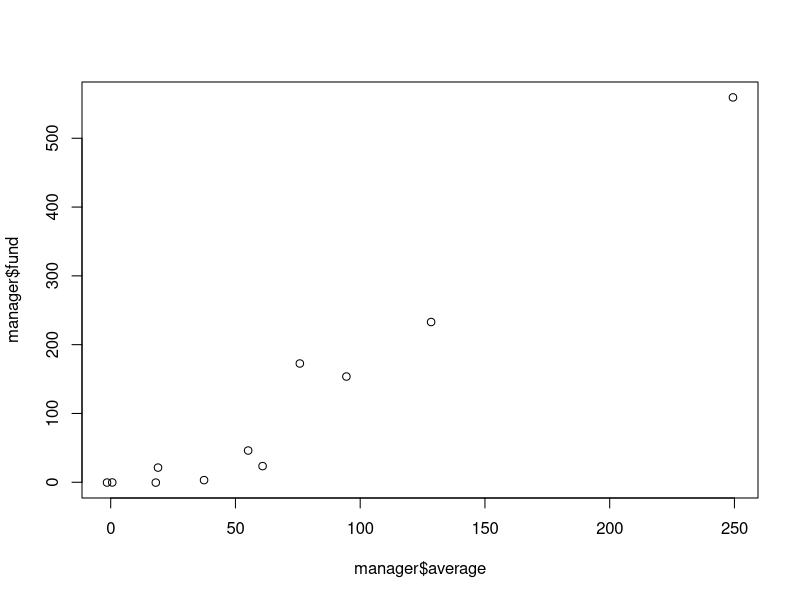
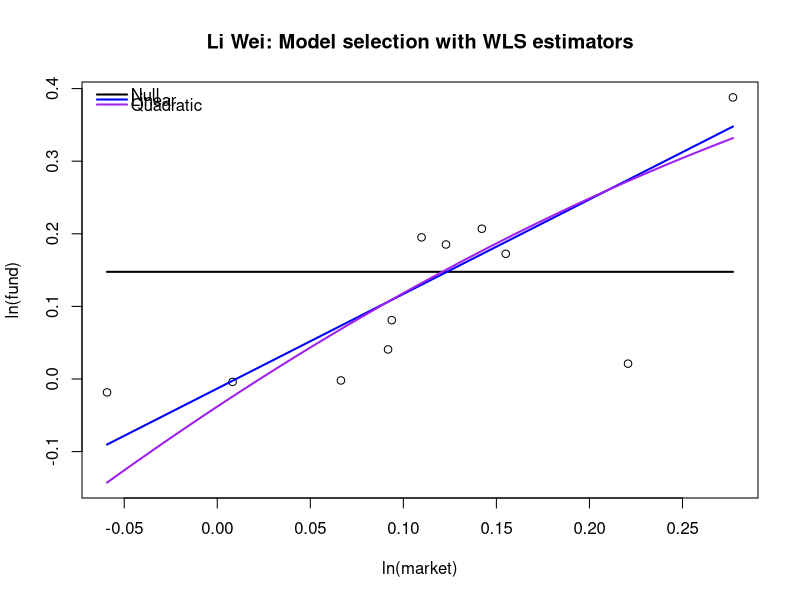
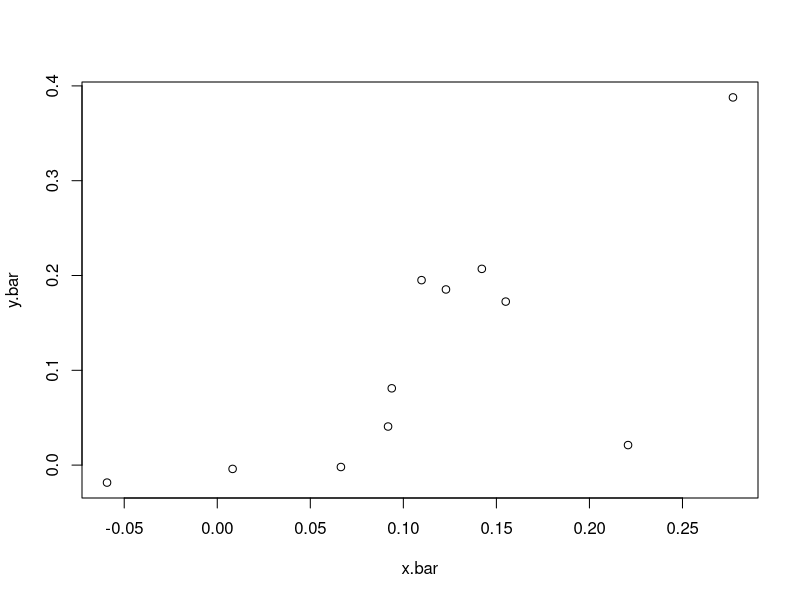
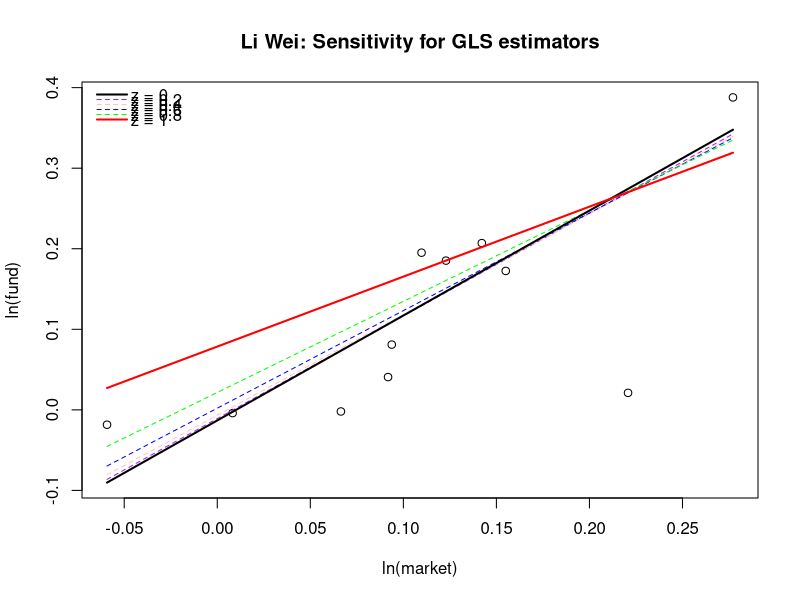
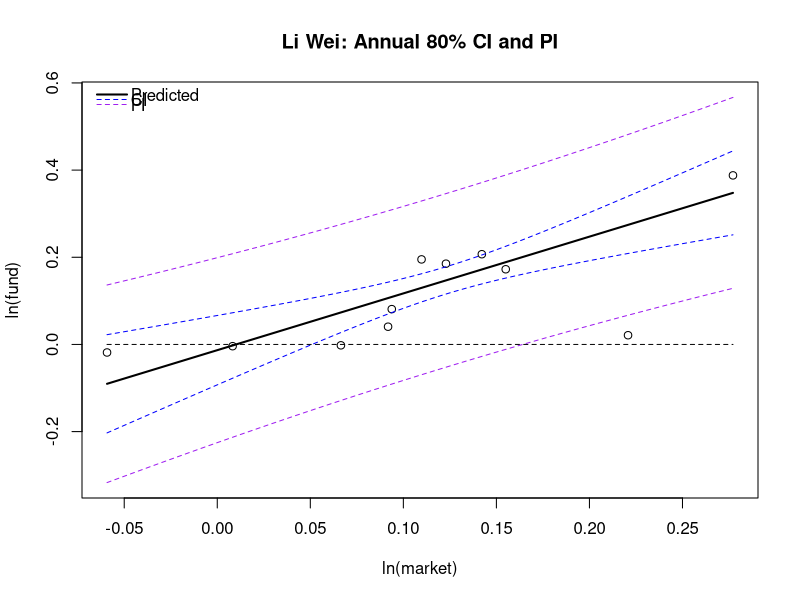
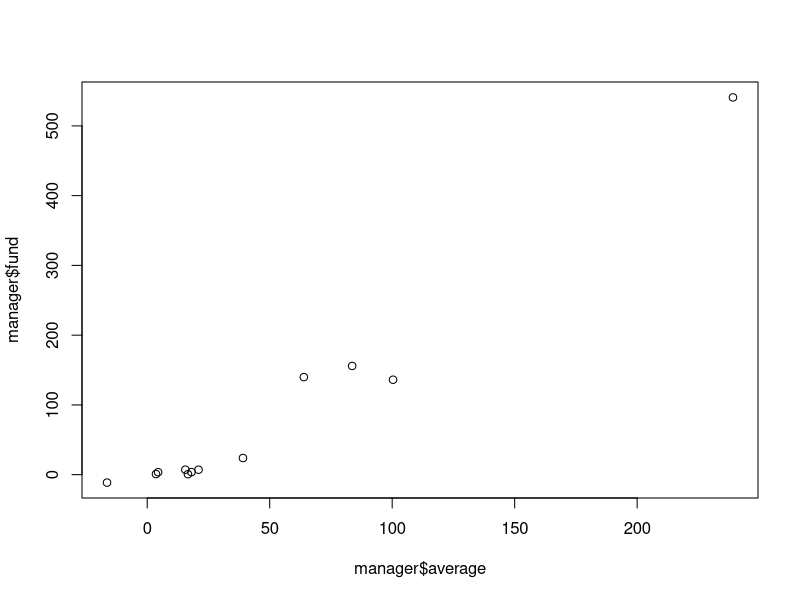
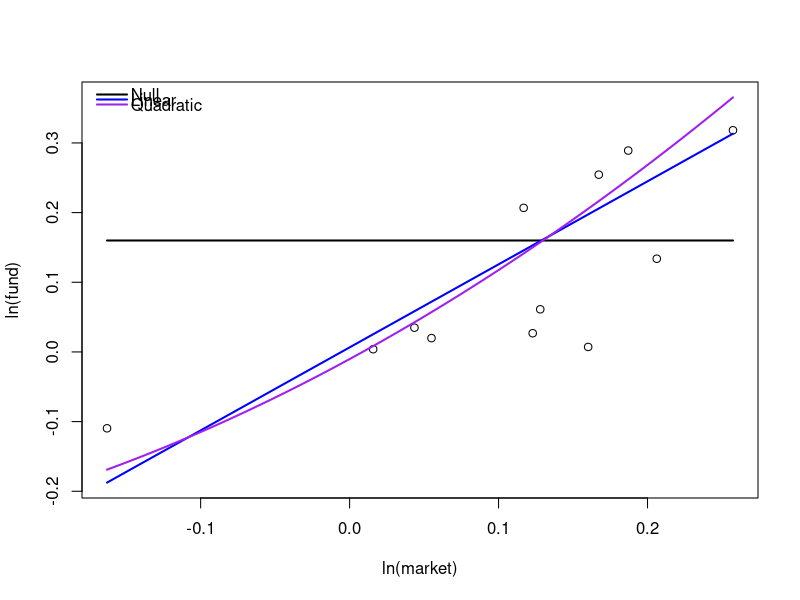
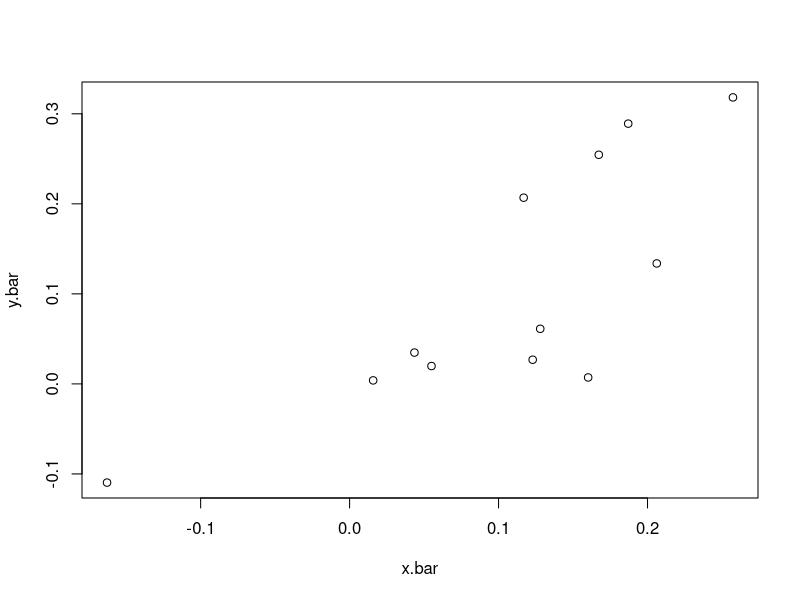

Write R code to recreate these figures, in order.
Plot.Manager = function(manager) {
    plot(manager$fund ~ manager$average);
};



# Order = 0: Null model.
# Order = 1: Linear model.
# Order = 2: Quadratic model with centralized quadratic term.
WLS.Manager = function(manager, order = 2) {
    fund = manager$fund;
    average = manager$average;
    duration = manager$end - manager$start;
    y.bar = log(fund / 100 + 1) / duration;
    x.bar = log(average / 100 + 1) / duration;
    if (order == 0) {
        model = lm(y.bar ~ 1, weights = duration);
    } else if (order == 1) {
        model = lm(y.bar ~ x.bar, weights = duration);
    } else if (order == 2) {
        model = lm(y.bar ~ x.bar +
            I((x.bar - mean(x.bar))^2), weights = duration);
    }
    return(model);
};



WLS.Select = function(manager) {
    duration = manager$end - manager$start;
    fund = manager$fund;
    average = manager$average;
    y.bar = log(fund / 100 + 1) / duration;
    x.bar = log(average / 100 + 1) / duration;
    null.model = WLS.Manager(manager, order = 0);
    linear.model = WLS.Manager(manager, order = 1);
    quadratic.model = WLS.Manager(manager, order = 2);
    x.display = seq(from = min(x.bar), to = max(x.bar),
        by = (max(x.bar) - min(x.bar)) / 1000);
    y.display.null = rep(coef(null.model)[1], length(x.display));
    y.display.linear = predict(linear.model, newdata = list(x.bar = x.display),
        weights = rep(1, length(x.display)));
    y.display.quadratic = predict(quadratic.model, newdata = list(x.bar = x.display),
        weights = rep(1, length(x.display)));
    y.display.max = max(y.bar, y.display.linear, y.display.quadratic);
    y.display.min = min(y.bar, y.display.linear, y.display.quadratic);
    plot(y.bar ~ x.bar, ylab = "ln(fund)", xlab = "ln(market)",
        ylim = c(y.display.min, y.display.max),
        main = sprintf("%s: Model selection with WLS estimators", manager$name));
    lines(y.display.null ~ x.display, col = "black", lwd = 2);
    lines(y.display.linear ~ x.display, col = "blue", lwd = 2);
    lines(y.display.quadratic ~ x.display, col = "purple", lwd = 2);
    legend(x = "topleft", legend = c("Null", "Linear", "Quadratic"),
        col = c("black", "blue", "purple"), lty = rep("solid", 3), lwd = 2,
        x.intersp = 0.25, y.intersp = 0.25, bty = "n");
    print(sprintf("Null model: BIC = %f.", BIC(null.model)));
    print(sprintf("Linear model: BIC = %f.", BIC(linear.model)));
    print(sprintf("Quadratic model: BIC = %f.", BIC(quadratic.model)));
    if (BIC(null.model) <= min(BIC(linear.model), BIC(null.model))) {
        print("Preferred model: null.");
    } else if (BIC(linear.model) <= BIC(quadratic.model)) {
        print("Preferred model: linear.");
    } else {
        print("Preferred model: quadratic.");
    }
    return(list(
        null.model = null.model,
        linear.model = linear.model,
        quadratic.model = quadratic.model
    ));
};



# Does NOT cover the null model, since the null model's predictions are
# independent of the covariates.
WLS.Predict = function(manager, order = 2, level = 0.8) {
    duration = manager$end - manager$start;
    fund = manager$fund;
    average = manager$average;
    y.bar = log(fund / 100 + 1) / duration;
    x.bar = log(average / 100 + 1) / duration;
    model = WLS.Manager(manager, order = order);
    x.display = seq(from = min(x.bar), to = max(x.bar),
        by = (max(x.bar) - min(x.bar)) / 1000);
    y.display.CI = predict(model, newdata = list(x.bar = x.display),
        weights = rep(1, length(x.display)), level = level, interval = "confidence");
    y.display = y.display.CI[,1];
    y.display.CI.upper = y.display.CI[,3];
    y.display.CI.lower = y.display.CI[,2];
    y.display.PI = predict(model, newdata = list(x.bar = x.display),
        weights = rep(1, length(x.display)), level = level,interval = "prediction");
    y.display.PI.upper = y.display.PI[,3];
    y.display.PI.lower = y.display.PI[,2];
    y.display.max = max(y.bar, y.display.PI.upper);
    y.display.min = min(y.bar, y.display.PI.lower);
    plot(y.bar ~ x.bar, ylab = "ln(fund)", xlab = "ln(market)",
         ylim = c(y.display.min, y.display.max),
         main = sprintf("%s: Annual %d%% CI and PI", manager$name, as.integer(level * 100)));
    lines(rep(0, length(x.display)) ~ x.display, col = "black", lty = "dashed");
    lines(y.display ~ x.display, col = "black", lwd = 2);
    lines(y.display.CI.lower ~ x.display, col = "blue", lty = "dashed");
    lines(y.display.CI.upper ~ x.display, col = "blue", lty = "dashed");
    lines(y.display.PI.lower ~ x.display, col = "purple", lty = "dashed");
    lines(y.display.PI.upper ~ x.display, col = "purple", lty = "dashed");
    legend(x = "topleft", legend = c("Predicted", "CI", "PI"), col = c("black", "blue", "purple"),
        lty = c("solid", "dashed", "dashed"), lwd = c(2, 1, 1), x.intersp = 0.25, y.intersp = 0.25,
        bty = "n");
};



GLS.Manager = function(manager, order = 2, cov.factor = 1, plot.fit = T) {
    fund = manager$fund;
    average = manager$average;
    start = manager$start;
    end = manager$end;
    duration = end - start;
    n.data = length(fund);
    y.bar = log(fund / 100 + 1) / duration;
    x.bar = log(average / 100 + 1) / duration;
    V = matrix(data = NA, nrow = n.data, ncol = n.data);
    for (i in 1:nrow(V)) {
        for (j in 1:ncol(V)) {
            if (i == j) {
                V[i, j] = 1 / duration[i];
            } else {
                V[i, j] = max(0, min(end[i], end[j]) - max(start[i], start[j])) /
                    (duration[i] * duration[j]) * cov.factor;
            }
        }
    };
    if (order == 0) {
        X = rep(1, n.data);
    } else if (order == 1) {
        X = cbind(rep(1, n.data), x.bar);
    } else if (order == 2) {
        X = cbind(rep(1, n.data), x.bar, (x.bar - mean(x.bar))^2);
    }
    beta.GLS = solve(t(X) %*% solve(V) %*% X) %*% t(X) %*% solve(V) %*% y.bar;
    if (plot.fit) {
        plot(y.bar ~ x.bar);
        x.display = seq(from = min(x.bar), to = max(x.bar),
            by = (max(x.bar) - min(x.bar)) / 1000);
        if (order == 0) {
            y.display = beta.GLS[1] + 0 * x.display;
        } else if (order == 1) {
            y.display = beta.GLS[1] + beta.GLS[2] * x.display;
        } else if (order == 2) {
            y.display = beta.GLS[1] + beta.GLS[2] * x.display + beta.GLS[3] *
                (x.display - mean(x.bar))^2;
        }
        lines(y.display ~ x.display, col = "red");
    }
    return(list(
        type = ifelse(order == 0, "null", ifelse(order == 1, "linear", "quadratic")),
        x.bar = x.bar,
        y.bar = y.bar,
        beta.GLS = beta.GLS,
        y.bar.fitted = X %*% beta.GLS
    ));
};



GLS.Plot.Family = function(manager, order = 2, moderated.only = F) {
    cov.factors = seq(from = 0, to = 1, by = 0.2);
    colors = c("black", "purple", "pink", "blue", "green", "red");
    duration = manager$end - manager$start;
    y.bar = log(manager$fund / 100 + 1) / duration;
    x.bar = log(manager$average / 100 + 1) / duration;
    plot(y.bar ~ x.bar);
    x.display = seq(from = min(x.bar), to = max(x.bar),
        by = (max(x.bar) - min(x.bar)) / 1000);
    y.display.matrix = matrix(data = NA, nrow = length(cov.factors), ncol = length(x.display));
    if (moderated.only) {
        cov.factor.i = c(2:(length(cov.factors) - 1), 1);
    } else {
        cov.factor.i = c(2:(length(cov.factors) - 1), 1, length(cov.factors));
    }
    for (i in cov.factor.i) {
        gls.model = GLS.Manager(manager, order = order,
            cov.factor = cov.factors[i], plot.fit = F);
        beta.GLS = gls.model$beta.GLS;
        if (order == 0) {
            y.display.matrix[i,] = beta.GLS[1] + 0 * x.display;
        } else if (order == 1) {
            y.display.matrix[i,] = beta.GLS[1] + beta.GLS[2] * x.display;
        } else if (order == 2) {
            y.display.matrix[i,] = beta.GLS[1] + beta.GLS[2] * x.display + beta.GLS[3] *
                (x.display - mean(x.bar))^2;
        }
    }
    plot(y.bar ~ x.bar, ylab = "ln(fund)", xlab = "ln(market)",
         ylim = c(min(y.display.matrix[cov.factor.i,], y.bar),
            max(y.display.matrix[cov.factor.i,], y.bar)),
         main = sprintf("%s: Sensitivity for GLS estimators", manager$name));
    for (i in cov.factor.i) {
        lines(y.display.matrix[i,] ~ x.display, col = colors[i],
            lty = ifelse(i == 1 | i == length(cov.factors), "solid", "dashed"),
            lwd = ifelse(i == 1 | i == length(cov.factors), 2, 1));
    };
    legend.texts = rep("", length(cov.factor.i));
    legend.colors = rep("", length(cov.factor.i));
    for (i in sort(cov.factor.i)) {
        legend.texts[i] = paste0("z = ", cov.factors[i]);
        legend.colors[i] = colors[i];
    }
    legend(x = "topleft", legend = legend.texts, col = legend.colors,
        x.intersp = 0.25, y.intersp = 0.25, lwd = c(2, 1, 1, 1, 1, 2)[sort(cov.factor.i)],
        lty = c("solid", rep("dashed", 4), "solid")[sort(cov.factor.i)], bty = "n");
};
    


now = 2021.81;
liwei = list(
    name = "Li Wei",
    average = c(-1.47, 0.62, 18.96, 94.47, 18.07, 75.81, 128.42, 55.09, 60.87, 37.42, 249.41),
    fund = c(-0.46, -0.3, 21.31, 153.67, -0.5, 172.6, 232.9, 46.1, 23.47, 3.09, 559.4),
    start = c(2021.56, 2021.06, 2020.69, 2019.41, 2017.61, 2016.14, 2016, 2014.49, 2014.21,
        2013.69, 2011.63),
    end = c(now, now, now, now, 2020.11, 2021.28, now, 2019.17, 2019.39, 2015.13, now)
);
length(liwei$fund);
Plot.Manager(liwei);
liwei.selection = WLS.Select(liwei);
summary(liwei.selection$linear.model);
GLS.Plot.Family(liwei, order = 1);
WLS.Predict(liwei, order = 1);

# This section validates if the lm results are consistent with the formulations
# in the write-up.
n = length(liwei$fund);
duration = liwei$end - liwei$start;
X = cbind(rep(1, n), log(liwei$average / 100 + 1) / duration);
y = log(liwei$fund / 100 + 1) / duration;
W = diag(duration);
beta.WLS = solve(t(X) %*% W %*% X) %*% t(X) %*% W %*% y;
# Consistent with parameter estimates in lm.
beta.WLS;
SSE = as.numeric(t(y) %*% W %*% y - t(y) %*% W %*% X %*% solve(t(X) %*% W %*% X) %*% t(X) %*% W %*% y);
s2 = SSE / (n - 2);
s = sqrt(s2);
# Consistent with residual standard error in lm.
s;
# Consistent with vcov in lm.
vcov.beta = s2 * solve(t(X) %*% W %*% X);
vcov.beta;
vcov(liwei.selection$linear.model);
X.new = rbind(c(1, -0.12), c(1, 0.12), c(1, 0.25));
y.hat.new = X.new %*% beta.WLS;
s2.y.hat.new = diag(X.new %*% vcov.beta %*% t(X.new));
s2.y.new = s2.y.hat.new + s2;
t.crit = qt(0.1, df = n - 2, lower.tail = F);
y.CI = cbind(y.hat.new - t.crit * sqrt(s2.y.hat.new), y.hat.new + t.crit * sqrt(s2.y.hat.new));
y.PI = cbind(y.hat.new - t.crit * sqrt(s2.y.new), y.hat.new + t.crit * sqrt(s2.y.new));
# CI and PI are consistent with predict.lm.
y.CI;
predict(liwei.selection$linear.model, newdata = list(x.bar = c(-0.12, 0.12, 0.25)),
    weights = c(1, 1, 1), interval = "confidence", level = 0.8);
y.PI;
predict(liwei.selection$linear.model, newdata = list(x.bar = c(-0.12, 0.12, 0.25)),
    weights = c(1, 1, 1), interval = "prediction", level = 0.8);



sunwei = list(
    average = c(16.62, 15.56, 4.45, 18.05, 39.09, 100.35, 83.66, -16.4, 20.95, 3.59,
        239.11, 63.93),
    fund = c(0.69, 7.16, 3.54, 3.69, 23.87, 136.11, 155.86, -11.36, 7.1, 0.87, 540.83,
        139.85),
    start = c(2020.84, 2020.67, 2020.6, 2020.45, 2020.2, 2018.84, 2018.55, 2017.9, 2016.75,
        2016.5, 2014.5, 2014.5),
    end = c(2021.8, 2021.8, 2021.6, 2021.8, 2021.8, 2021.54, 2021.8, 2019, 2020.21, 2018.73,
        2021.8, 2018.73)
);
length(sunwei$fund);
Plot.Manager(sunwei);
sunwei.selection = WLS.Select(sunwei);
summary(sunwei.selection$linear.model);
GLS.Plot.Family(sunwei, order = 1);



now = 2021.78;
taocan = list(
    name = "Tao Can",
    average = c(-1.64, 8.15, 48.34, 66.35, 67.55, 99.37, -6.8, 143.56, 287.32, 41.62),
    fund = c(-0.6, 11.94, 172.78, 111.67, 183.61, 166.42, 6.44, 99.5, 537.8, 36.93),
    start = c(2021.54, 2021.17, 2020.38, 2019.95, 2017.81, 2017.22, 2017.11, 2015.98,
              2014.27, 2011.52),
    end = c(now, now, now, now, now, now, 2019.06, 2021.74, now, 2016.31)
);
length(taocan$fund);
Plot.Manager(taocan);
taocan.selection = WLS.Select(taocan);
summary(taocan.selection$quadratic);
GLS.Plot.Family(taocan, order = 2);
WLS.Predict(taocan, order = 2);



now = 2021.78;
chenhao = list(
    average = c(-1.3, 3.25, 15.03, 18.34, 60.43, 45.86, 122.57, -1.4, 14.49, 154.78,
        33.72, 259.94, 255.2),
    fund = c(0.19, 11.83, 12.64, 25.59, 31.58, 88.16, 158.29, -18.79, -11.7, 318.2,
        33.57, 550.84, 392.14),
    start = c(2021.55, 2021.02, 2020.72, 2020.72, 2020.32, 2019.12, 2018.93, 2016.89,
        2015.43, 2015.04, 2014.88, 2014.36, 2012.73),
    end = c(now, now, 2021.02, now, now, 2020.58, now, 2018.97, 2020.43, now,
        2017.36, now, now)
);
chenhao.selection = WLS.Select(chenhao);
GLS.Plot.Family(chenhao, order = 2, moderated.only = T);



now = 2021.81;
xiaonan = list(
    average = c(12.31, 73.04, 95.54, 66.68, -0.07, 20.52, 66.44, -21.02, -1.87, 303.34),
    fund = c(-6.21, 22.67, 99.64, 143.2, 11, 41.7, 139.4, 40.6, 10.5, 452.44),
    start = c(2020.83, 2020.26, 2018.68, 2017.85, 2017.83, 2017.80, 2017.63, 2015.39,
        2015.21, 2012.74),
    end = c(now, now, now, now, 2019.23, 2020.43, 2021.41, 2016.6, 2016.6, now)
);
Plot.Manager(xiaonan);
xiaonan.selection = WLS.Select(xiaonan);
GLS.Plot.Family(xiaonan, order = 0);



now = 2021.81;
chenzhou = list(
    average = c(-0.65, 2.24, 41.28, 46.42, 59.41, 45.14, 69.33, 67.99, 124.95, 46.92,
        155, 249.56, 67.52, -16.16, -15.16, 4.44),
    fund = c(-0.3, 5.98, 35.93, 12.31, 95.59, 31.96, 32.37, 90, 138.9, 125.05, 177.94,
        448.6, 18.25, -13.2, -7.92, -21.08),
    start = c(2021.63, 2021, 2020.33, 2019.98, 2019.78, 2019.42, 2018.19, 2017.82, 2017.24,
        2017.21, 2015.07, 2013.78, 2012.98, 2010.04, 2009.96, 2008.26),
    end = c(now, now, now, 2021.53, now, 2020.57, now, now, now, 2020.57, now, now, 2017.07,
        2011.98, 2012.98, 2014.21)
);
chenzhou.selection = WLS.Select(chenzhou);
GLS.Plot.Family(chenzhou, order = 1);



now = 2021.82;
youlinfeng = list(
    name = "You Linfeng",
    average = c(8.92, 14.95, 83.2, 82.54, 8.02, 38.85, 3.88, 253.22, 290.41, 123.72, 91.49),
    fund = c(4.11, 17.59, 42.2, 63.2, 6.6, 42.4, 19.6, 36.8, 424.86, 222, 224.82),
    start = c(2020.93, 2018.82, 2017.23, 2017.19, 2016.66, 2016.05, 2015.93, 2014.44, 2012.21,
        2010.28, 2009.99),
    end = c(now, 2019.98, now, now, 2018.15, 2017.78, 2017.98, now, now, now, now)
);
youlinfeng.selection = WLS.Select(youlinfeng);
GLS.Plot.Family(youlinfeng, order = 0);



now = 2021.82;
wangzonghe = list(
    name = "Wang Zonghe",
    average = c(4.62, 14.53, 19.5, 21.09, 42.95, 46.97, 44.83, 80.6, 33.01, 71.33, 46.63,
        98.56, 15.97, 7.44, 18.42, 211.99, 74.07, 96.62, 213.86),
    fund = c(-23.63, 7.84, -18.56, -1.33, 15.33, 22.78, 47.36, 80.61, 5.87, 121.46, 110.95,
        132.18, 15.04, 6.9, 15.7, 287.2, 57.67, 55.52, 360.8),
    start = c(2021.03, 2020.73, 2020.73, 2020.42, 2020.3, 2020.23, 2020.11, 2019.32,
        2018.78, 2018.23, 2017.59, 2017.58, 2017.03, 2016.35, 2016.21, 2014.83, 2014.57,
        2012.33, 2010.91),
    end = c(now, 2021.03, now, now, now, now, now, now, 2020.16, now, 2020.61, now,
        2019.72, 2019.47, 2019.72, now, 2019.26, 2019.72, now)
);
wangzonghe.selection = WLS.Select(wangzonghe);
GLS.Plot.Family(wangzonghe, order = 1, moderated.only = T);

